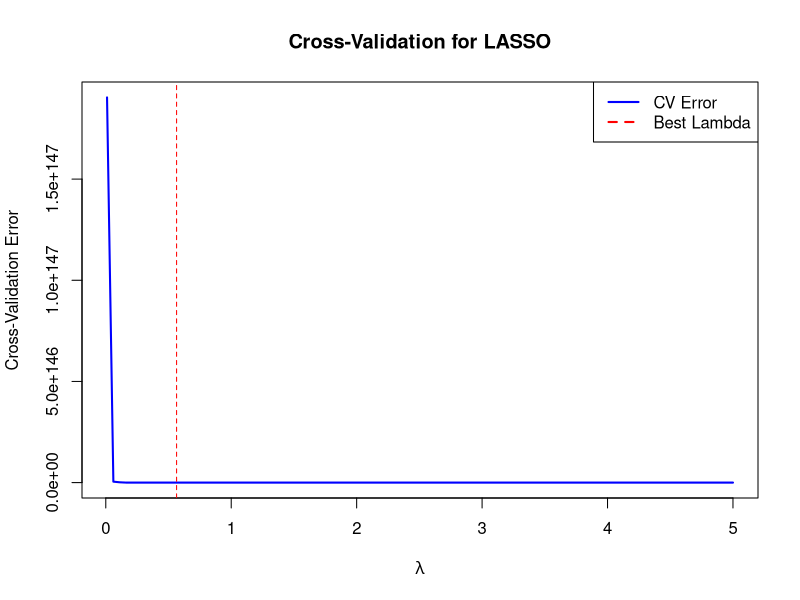
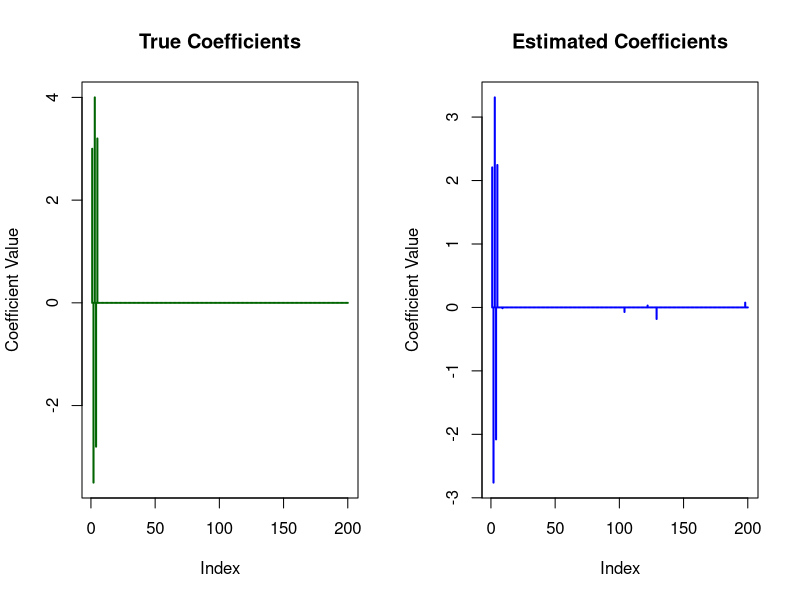

The R script that drew these images, in order:
# Required Libraries
library(glmnet)
# Step 1: Generate or load data
set.seed(123)
n <- 50
p <- 200
X <- matrix(rnorm(n * p), n, p)
beta_true <- c(3, -3.5, 4, -2.8, 3.2, rep(0, p - 5))
y <- X %*% beta_true + rnorm(n)
# Step 2: Standardize the predictors
X <- scale(X)

# Step 3: Define soft-thresholding operator
soft_threshold <- function(z, lambda) {
  sign(z) * pmax(0, abs(z) - lambda)
}

# Step 4: Coordinate Descent Function
coordinate_descent <- function(X, y, lambda, max_iter = 1000, tol = 1e-6) {
  n <- nrow(X)
  p <- ncol(X)
  beta <- rep(0, p)
  for (iter in 1:max_iter) {
    beta_old <- beta
    for (j in 1:p) {
      r_j <- y - X %*% beta + X[, j] * beta[j]
      beta[j] <- soft_threshold(sum(r_j * X[, j]) / n, lambda)
    }
    if (sqrt(sum((beta - beta_old)^2)) < tol) break
  }
  return(beta)
}

# Step 5: Cross-Validation for Lambda Selection
cv_lasso <- function(X, y, lambda_seq, folds = 5) {
  n <- nrow(X)
  fold_ids <- sample(rep(1:folds, length.out = n))
  cv_errors <- numeric(length(lambda_seq))
  
  for (i in seq_along(lambda_seq)) {
    lambda <- lambda_seq[i]
    fold_errors <- numeric(folds)
    
    for (fold in 1:folds) {
      train_idx <- which(fold_ids != fold)
      test_idx <- which(fold_ids == fold)
      X_train <- X[train_idx, ]
      y_train <- y[train_idx]
      X_test <- X[test_idx, ]
      y_test <- y[test_idx]
      
      beta <- coordinate_descent(X_train, y_train, lambda)
      predictions <- X_test %*% beta
      fold_errors[fold] <- mean((y_test - predictions)^2)
    }
    cv_errors[i] <- mean(fold_errors)
  }
  
  best_lambda <- lambda_seq[which.min(cv_errors)]
  return(list(best_lambda = best_lambda, cv_errors = cv_errors))
}

# Step 6: Run Cross-Validation
lambda_seq <- seq(0.01, 5, length.out = 100)
cv_results <- cv_lasso(X, y, lambda_seq)

# Step 7: Compute Final Estimates with Best Lambda
best_lambda <- cv_results$best_lambda
final_beta <- coordinate_descent(X, y, best_lambda)

# Output Results
print(paste("Optimal Lambda:", best_lambda))
print("Final Coefficients:")
print(final_beta)


# Plot CV errors vs. Lambda
par(mfrow = c(1, 1))
plot(
  lambda_seq, cv_results$cv_errors, type = "l", col = "blue", lwd = 2,
  xlab = expression(lambda), ylab = "Cross-Validation Error",
  main = "Cross-Validation for LASSO"
)
abline(v = best_lambda, col = "red", lty = 2)
legend("topright", legend = c("CV Error", "Best Lambda"), col = c("blue", "red"), lty = c(1, 2), lwd = 2)

# Compare true coefficients and estimated coefficients
par(mfrow = c(1, 2))

# True coefficients
plot(
  beta_true, type = "h", col = "darkgreen", lwd = 2,
  xlab = "Index", ylab = "Coefficient Value",
  main = "True Coefficients"
)

# Estimated coefficients
plot(
  final_beta, type = "h", col = "blue", lwd = 2,
  xlab = "Index", ylab = "Coefficient Value",
  main = "Estimated Coefficients"
)
